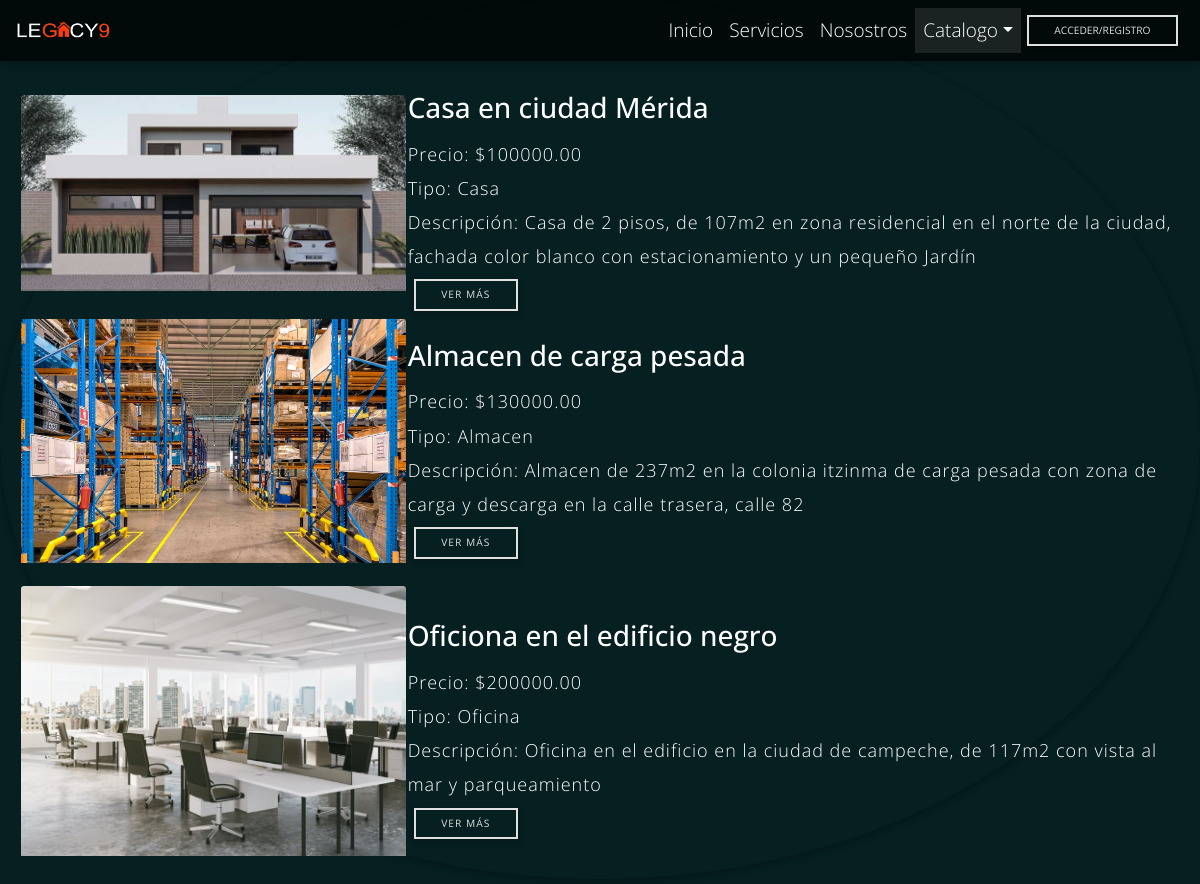
The page /renta.php on the database its author committed.
### tables this page shows
CREATE TABLE `inmueble` (
  `ID_Inm` int(11) NOT NULL AUTO_INCREMENT,
  `Nom_Inm` varchar(100) NOT NULL,
  `Catego_Inm` varchar(5) NOT NULL,
  `Precio_Inm` decimal(11,2) NOT NULL,
  `ID_Tipo_Inm` int(2) NOT NULL,
  `Galeria_Inm` varchar(100) NOT NULL,
  `Descripcion_Inm` varchar(300) NOT NULL,
  `ID_Usu_Inm` int(11) NOT NULL,
  `Direccion_Inm` varchar(150) NOT NULL,
  `ID_Loc_Inm` int(8) NOT NULL,
  `Estatus_Inm` varchar(9) NOT NULL,
  PRIMARY KEY (`ID_Inm`),
  KEY `fk_INMUEBLES_TIPO1_idx` (`ID_Tipo_Inm`),
  KEY `fk_INMUEBLE_LOCALIDAD1_idx` (`ID_Loc_Inm`),
  KEY `fk_INMUEBLE_USUARIO1_idx` (`ID_Usu_Inm`),
  CONSTRAINT `fk_INMUEBLES_TIPO1` FOREIGN KEY (`ID_Tipo_Inm`) REFERENCES `tipo` (`ID_Tipo`) ON DELETE CASCADE ON UPDATE CASCADE,
  CONSTRAINT `fk_INMUEBLE_LOCALIDAD1` FOREIGN KEY (`ID_Loc_Inm`) REFERENCES `localidad` (`ID_Loc`) ON DELETE CASCADE ON UPDATE CASCADE,
  CONSTRAINT `fk_INMUEBLE_USUARIO1` FOREIGN KEY (`ID_Usu_Inm`) REFERENCES `usuario` (`ID_Usu`) ON DELETE CASCADE ON UPDATE CASCADE
);

CREATE TABLE `tipo` (
  `ID_Tipo` int(2) NOT NULL AUTO_INCREMENT,
  `Nom_Tipo` varchar(60) NOT NULL,
  PRIMARY KEY (`ID_Tipo`)
);

### renta.php (the view, shortened to what this page needs)
<!doctype html>
<html>
<head>
	<link rel="stylesheet" href="https://use.fontawesome.com/releases/v5.11.2/css/all.css">
	<link rel="stylesheet" href="css/bootstrap.min.css">
	<link rel="stylesheet" href="css/mdb.min.css">
	<link rel="stylesheet" href="css/style.css">
</head>
<body style="padding-top: 70px; background-color:#061F20;" class="color-block mb-3 mx-auto rounded-circle z-depth-1">
<header>
	<nav class="navbar fixed-top navbar-expand-lg navbar-dark rgba-black-strong">
		<a class="navbar-brand" href="index.php"><img src="img/Logo%20Legacy%20Arial.png" width="15%"alt=""></a>
		<div class="collapse navbar-collapse" id="navbarSupportedContent">
			<ul class="navbar-nav mr-auto">
				<li class="nav-item">
					<a class="nav-link" href="index.php">Inicio<span class="sr-only">(current)</span></a>
				</li>
				<li class="nav-item">
					<a class="nav-link" href="service.php">Servicios</a>
				</li>
				<li class="nav-item">
					<a class="nav-link" href="our.php">Nosostros</a>
				</li>
				<li class="active nav-item dropdown">
					<a class="nav-link dropdown-toggle" id="navbarDropdown1" role="button" data-toggle="dropdown" aria-haspopup="true" aria-expanded="false">Catalogo</a>
				</li>
			</ul>
			<form class="form-inline my-2 my-lg-0">
			<?php
				if($_SESSION['tipousuario'] == "Administrador"){
					echo
					"
					<a href='indexpa.php' class='btn btn-outline-danger btn-sm'>Administración</a>
					";
				}else{
					echo
					"
					<a href='login.php' class='btn btn-outline-light btn-sm' style='border: none'>ACCEDER/REGISTRO</a>
					";
				}
				?>
			</form>
		</div>
	</nav>
</header>
    <link rel="stylesheet" href="css/bootstrap.min.css">
    <link rel="stylesheet" href="css/fontawesome-all.min.css">
    <link rel="stylesheet" type="text/css" href="slick/slick.css"/>
    <link rel="stylesheet" type="text/css" href="css/slick-theme.css"/>
    <link rel="stylesheet" href="css/tooplate-style.css">
	<?php
	require_once "bd/config.php";
	$sql = "SELECT inmueble.ID_Inm, inmueble.Nom_Inm, inmueble.Precio_Inm, tipo.Nom_Tipo, inmueble.Galeria_Inm, inmueble.Descripcion_Inm FROM inmueble inner join tipo on inmueble.ID_Tipo_Inm = tipo.ID_Tipo WHERE Catego_Inm = 'Renta' AND Estatus_Inm = 'Aceptado';";
	if($result = mysqli_query($mysqli, $sql)){
		if(mysqli_num_rows($result) > 0){
			echo "<table border=0 style='margin: 20px'>";
			while($row = mysqli_fetch_array($result)){
				echo "<tr>";
					echo "<td width='20%'><center><img src='bd/bienes/". $row['Galeria_Inm'] ."' class='card-img-top'></center><br></td>";
					echo "<td  width='40%'>
							<h3 class='card-title'>" . $row['Nom_Inm'] . "</h3>
							<p style='color: #fff'><font size=4>
								Precio: $". $row['Precio_Inm'] ."<br>Tipo: ". $row['Nom_Tipo'] ."<br>Descripción: ". $row['Descripcion_Inm'] ."<br><a class='btn btn-outline-light btn-sm' href='ver_propiedades.php?ID_Inm=". $row['ID_Inm'] ."' title='Ver más'>Ver más</a>
							</font></p>
						</td>";
				echo "</tr>";
			}
			echo "</table>";
		} else{
			echo "<p class='lead'><em>No se han encontrado datos.</em></p>";
		}
	} else{
		echo "ERROR: No se pudo ejecutar $sql. " . mysqli_error($mysqli);
	}
	?>
</body>
</html>

### css/tooplate-style.css (style rules this page uses)
body { font-family: 'Open Sans', Helvetica, Arial, sans-serif; font-size: 19px; font-weight: 300; color:white; position: relative; }
p { line-height: 1.9; letter-spacing: 1px; }
.btn { padding: .5rem 2.4rem; font-size: 1.2rem; border-radius: 0; }
a, button { transition: all 0.3s ease; }
p:last-child { margin-bottom: 0; }

### rows shown on the page
inmueble: Galeria_Inm (picture), Nom_Inm "Casa en ciudad Mérida", Precio_Inm "100000.00", ID_Tipo_Inm.Nom_Tipo "Casa", Descripcion_Inm "Casa de 2 pisos, de 107m2 en zona residencial en el norte de la ciudad, fachada color blanco con estacionamiento y un pequeño Jardín"
inmueble: Galeria_Inm (picture), Nom_Inm "Almacen de carga pesada", Precio_Inm "130000.00", ID_Tipo_Inm.Nom_Tipo "Almacen", Descripcion_Inm "Almacen de 237m2 en la colonia itzinma de carga pesada con zona de carga y descarga en la calle trasera, calle 82"
inmueble: Galeria_Inm (picture), Nom_Inm "Oficiona en el edificio negro", Precio_Inm "200000.00", ID_Tipo_Inm.Nom_Tipo "Oficina", Descripcion_Inm "Oficina en el edificio en la ciudad de campeche, de 117m2 con vista al mar y parqueamiento"
